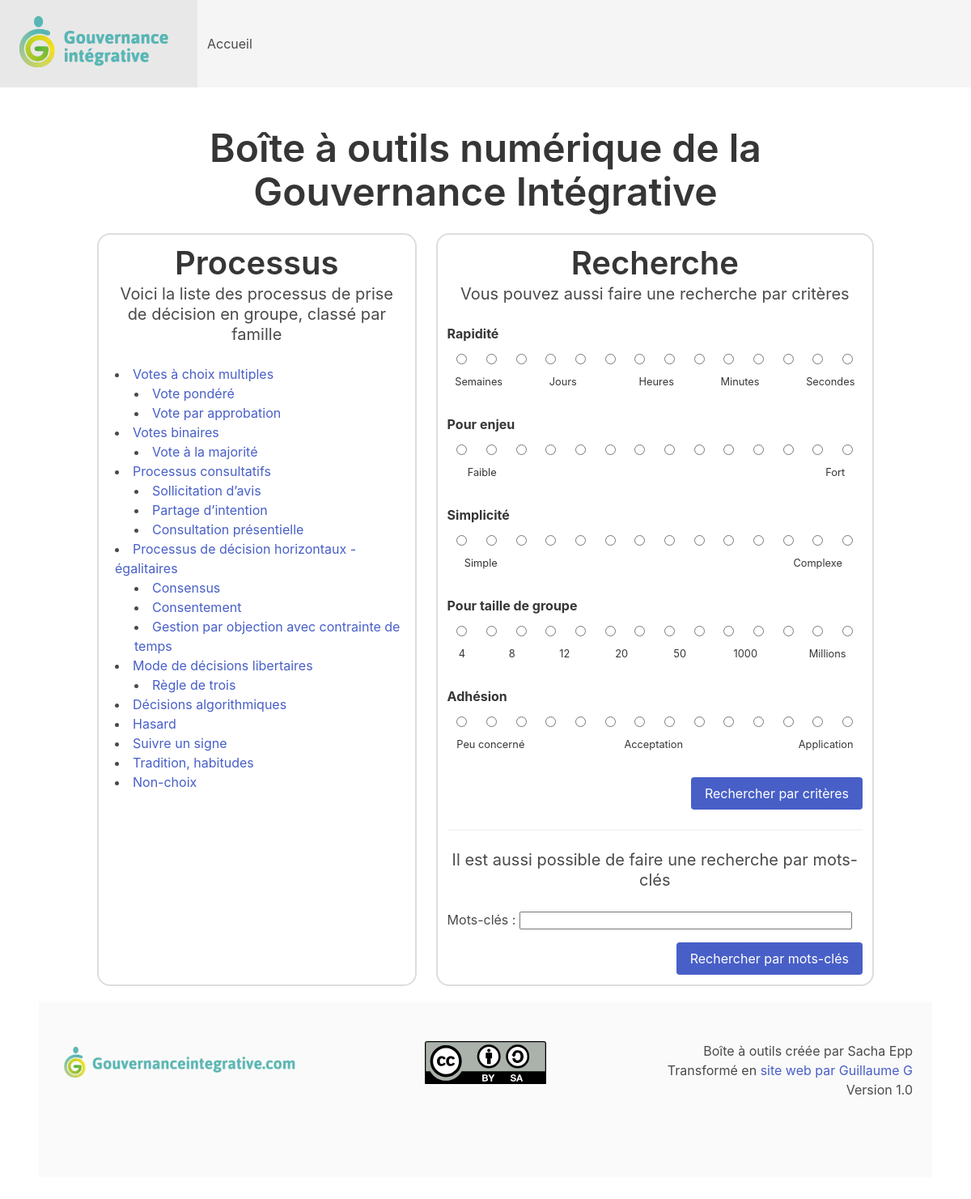
The page /index.html on the database its author committed.
### tables this page shows
CREATE TABLE processus (
    id INTEGER PRIMARY KEY AUTOINCREMENT,
    titre TEXT NOT NULL,
    description TEXT NOT NULL,
    -- textes :
    -- ce sont des textes contenant du HTML
    -- au format <ul><li>...</li></ul>
    -- car ce sont de simples listes
    avantages TEXT,
    adapte TEXT,
    risques TEXT,
    inconvenients TEXT,
    deconseille TEXT,
    points_cles TEXT,
    -- critères :
    -- ils sont au format de 14 caractères
    -- chaque caractère représente une case
    -- 0 = blanc
    -- 1 = vert pale
    -- 2 = vert foncé
    rapidite TEXT NOT NULL,
    enjeu TEXT NOT NULL,
    simplicite TEXT NOT NULL,
    taille_groupe TEXT NOT NULL,
    adhesion TEXT NOT NULL
);

### app.py (the view)
@app.route("/")
@app.route("/index/")
@app.route("/index.html")
def index():
    processus_par_famille = retourne_les_processus_par_famille()
    return render_template(
        "index.html",
        base_info=base_info,
        processus_par_famille=processus_par_famille,
    )

### app.py (called while the page is built)
def get_db_connection():
    conn = sqlite3.connect(DATABASE_PATH)
    conn.row_factory = sqlite3.Row
    return conn

def retourne_toutes_les_familles() -> list:
    conn = get_db_connection()
    req_select = """SELECT *
    FROM processus
    WHERE id % 100 = 0"""
    result = conn.execute(req_select).fetchall()
    conn.close()
    return result

def retourne_tous_les_processus_dune_famille(id_famille) -> list:
    conn = get_db_connection()
    req_select = """SELECT *
    FROM processus
    WHERE id > ?
    AND id < ?"""
    parameters = [id_famille, id_famille + 100]
    result = conn.execute(req_select, parameters).fetchall()
    conn.close()
    return result

def retourne_les_processus_par_famille() -> dict:
    retour = {}
    for famille in retourne_toutes_les_familles():
        retour[famille] = retourne_tous_les_processus_dune_famille(famille["id"])
    return retour

### templates/index.html (shortened to what this page needs)
{% extends 'layout.html' %}
{% block body %}
<section class="section">
  <div class="container">
    <h1 class="title is-1 text-center" id="titre">
        Boîte à outils numérique de la Gouvernance Intégrative
    </h1>
    <div class="columns">
      <div class="column border-shadow-light">
        {% include 'liste_processus.j2' %}
      </div>
      <div class="column border-shadow-light">
        {% include 'form_recherche.j2' %}
      </div>
    </div>
  </div>
{% endblock %}

### templates/liste_processus.j2
<h2 class="title is-2 text-center" id="titre">
    Processus
</h2>
<p class="subtitle text-center">
    Voici la liste des processus de prise de décision en groupe, classé par famille
</p>
<ul id="liste-familles">
    {% for famille in processus_par_famille.keys() %}
    <li>
        <a href="processus/{{ famille['id'] }}">{{ famille["titre"]}}</a>
        <ul>
            {% for processus in processus_par_famille[famille] %}
                <li><a href="processus/{{ processus['id'] }}">{{ processus["titre"]}}</a></li>
            {% endfor %}
        </ul>
    </li>
    {% endfor %}
</ul>

### templates/layout.html (style rules this page uses)
.text-center { text-align: center; }
ul { list-style: inside; padding-left: 0.5rem; }
.border-shadow-light { margin: 0.75rem; margin-bottom: 2rem; border: 0.15rem solid #dddddd; border-radius: 1rem; }
ul#liste-familles li ul li { margin-left: 1rem; }

### rows shown on the page
processus: titre "Votes à choix multiples"
processus: titre "Vote pondéré"
processus: titre "Vote par approbation"
processus: titre "Votes binaires"
processus: titre "Vote à la majorité"
processus: titre "Processus consultatifs"
processus: titre "Sollicitation d’avis"
processus: titre "Partage d’intention"
processus: titre "Consultation présentielle"
processus: titre "Processus de décision horizontaux - égalitaires"
processus: titre "Consensus"
processus: titre "Consentement"
processus: titre "Gestion par objection avec contrainte de temps"
processus: titre "Mode de décisions libertaires"
processus: titre "Règle de trois"
processus: titre "Décisions algorithmiques"
processus: titre "Hasard"
processus: titre "Suivre un signe"
processus: titre "Tradition, habitudes"
processus: titre "Non-choix"

### other values the page prints
{{ base_info['version'] }} "1.0"
